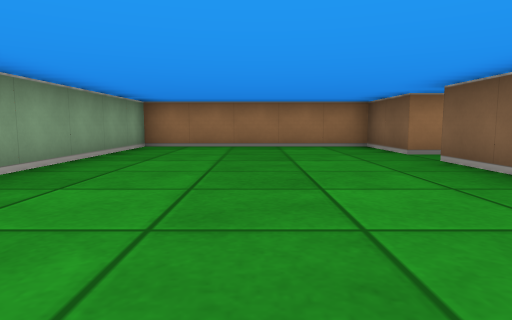
[1] (above)

17 first-person views from a walk through a cub3D level. The camera is about half as high as the walls, tilts 6° down and sees 75° across. The floor is counted in squares. Each view is taken from the middle of a square. On the plan, view 1 faces up. The plan holds only what a view shows up to about 9 squares ahead; the rest is blank.

[2]
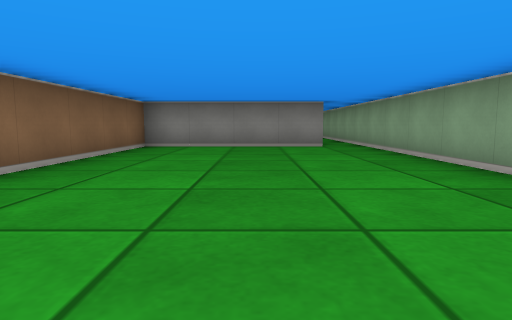

[3]
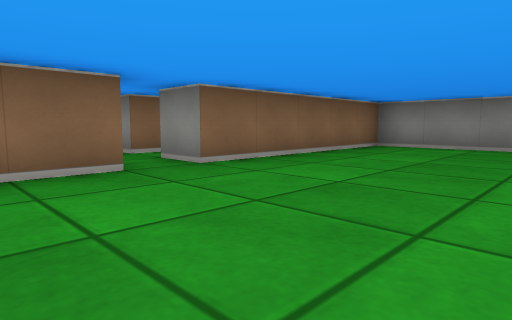

[4]
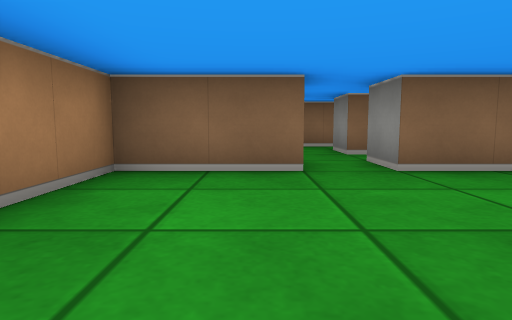

[5]
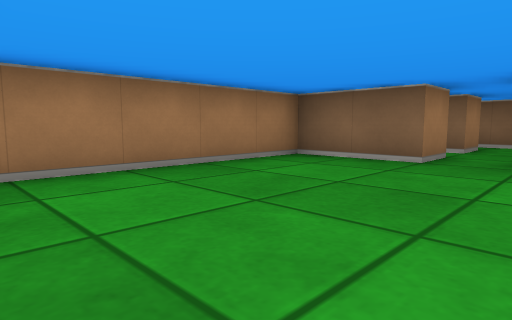

[6]
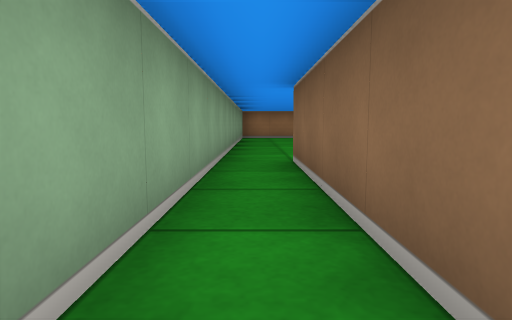

[7]
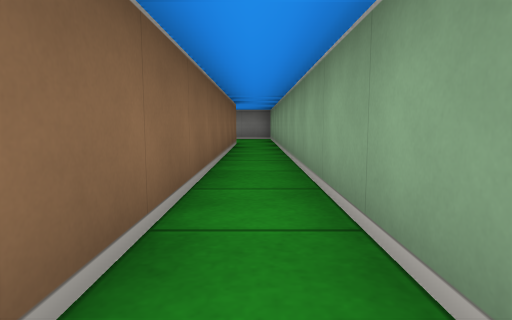

[8]
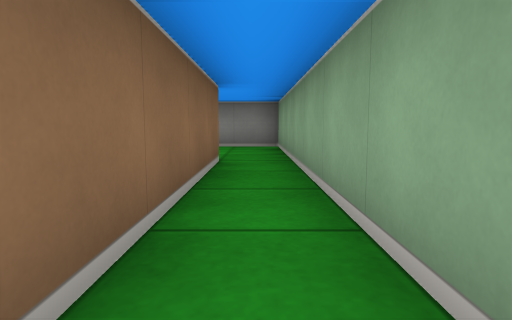

[9]
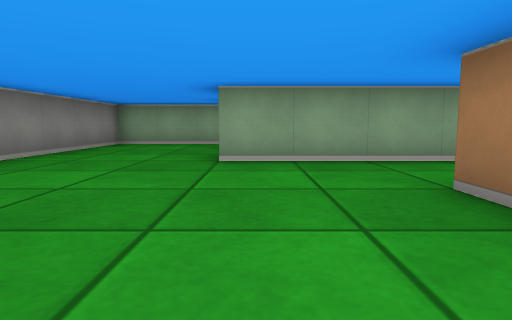

[10]
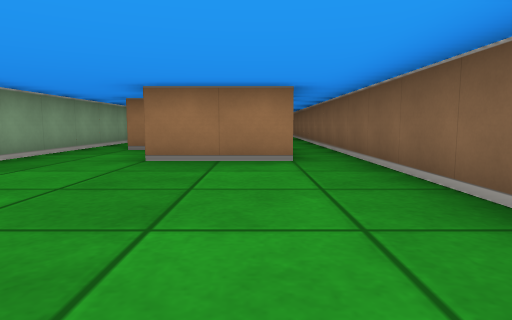

[11]
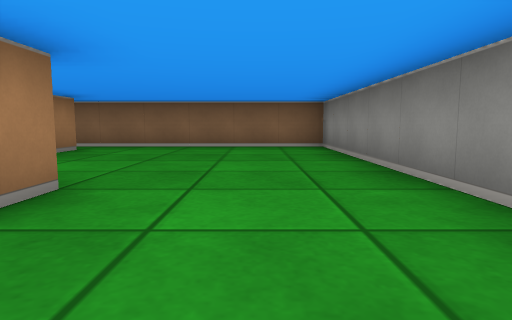

[12]
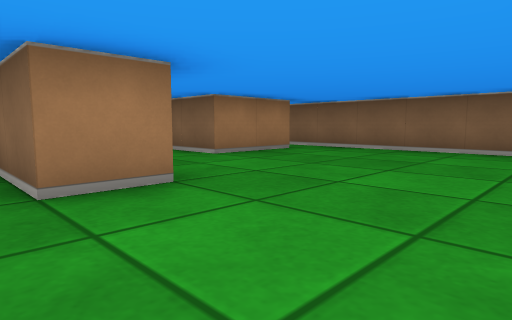

[13]
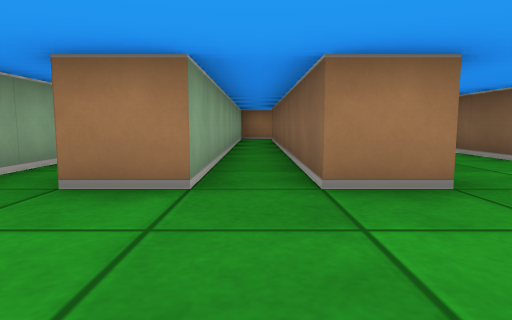

[14]
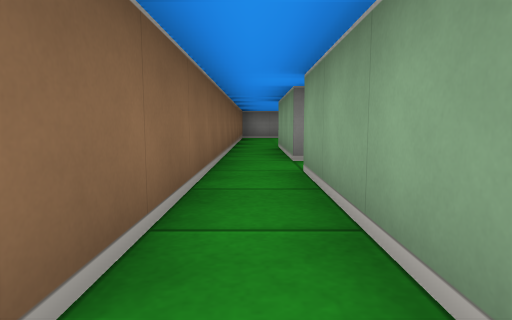

[15]
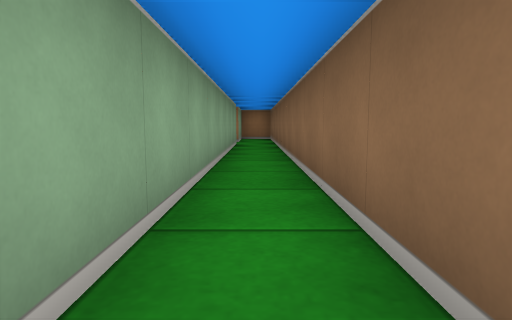

[16]
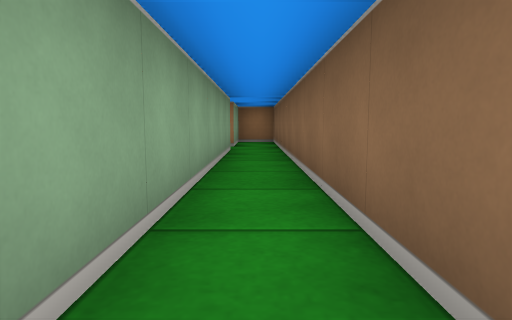

[17]
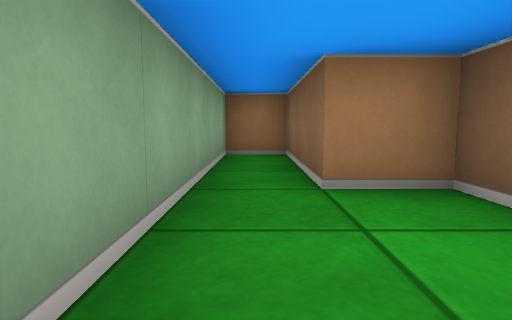

### Floor plan
Points are (right, up) in squares from view 1. A wall is a line through its corners. A room is listed if a view was taken in it or the views show most of it. See-through windows are left out.
Room 1 (views 1, 2, 3, 4, 5)
walls: (3.6, 5.5) (2.5, 5.5) (2.5, 7.5) (-2.5, 7.5) (-2.5, -0.5); (-1.5, -0.5) (2.5, -0.5) (2.5, 4.5) (3.5, 4.5)
ways out: opening at (-2, 0) to room 2; opening at (3, 5)
Room 2 (views 6, 7, 8, 9, 10, 11, 12, 13, 14, 15, 16, 17)
walls: (5.5, -5.5) (5.5, -8.5) (3.5, -8.5) (3.5, -6.5) (2.5, -6.5) (2.5, -3.5) (1.5, -3.5) (1.5, -10.5) (0.5, -10.5) (0.5, -4.1); (-0.5, -4) (-0.5, -10.5) (-1.5, -10.5) (-1.5, -0.5); (-2.5, -0.5) (-2.5, -13.5) (6.5, -13.5) (6.5, 6.9); (4.5, 4.5) (5.5, 4.5) (5.5, -4.5); (5.5, 7) (5.5, 5.5) (4.5, 5.5)
ways out: opening at (-2, 0) to room 1; opening at (5, 5); open door at (5, -5)

Where each view was taken, in squares from view 1:
view 1: 0 up, 0 right, facing up
view 2: 7 up, 0 right, facing down
view 3: 7 up, 1 left, facing down-right
view 4: 6 up, 1 left, facing right
view 5: 4 up, 2 left, facing up-right
view 6: 5 down, 2 left, facing up
view 7: 2 down, 2 left, facing down
view 8: 6 down, 2 left, facing down
view 9: 10 down, 6 right, facing left
view 10: 13 down, 5 right, facing up
view 11: 12 down, 1 left, facing right
view 12: 13 down, 0 right, facing up-right
view 13: 13 down, 0 right, facing up
view 14: 1 down, 6 right, facing down
view 15: 4 down, 6 right, facing up
view 16: 2 down, 6 right, facing up
view 17: 9 down, 2 right, facing up
